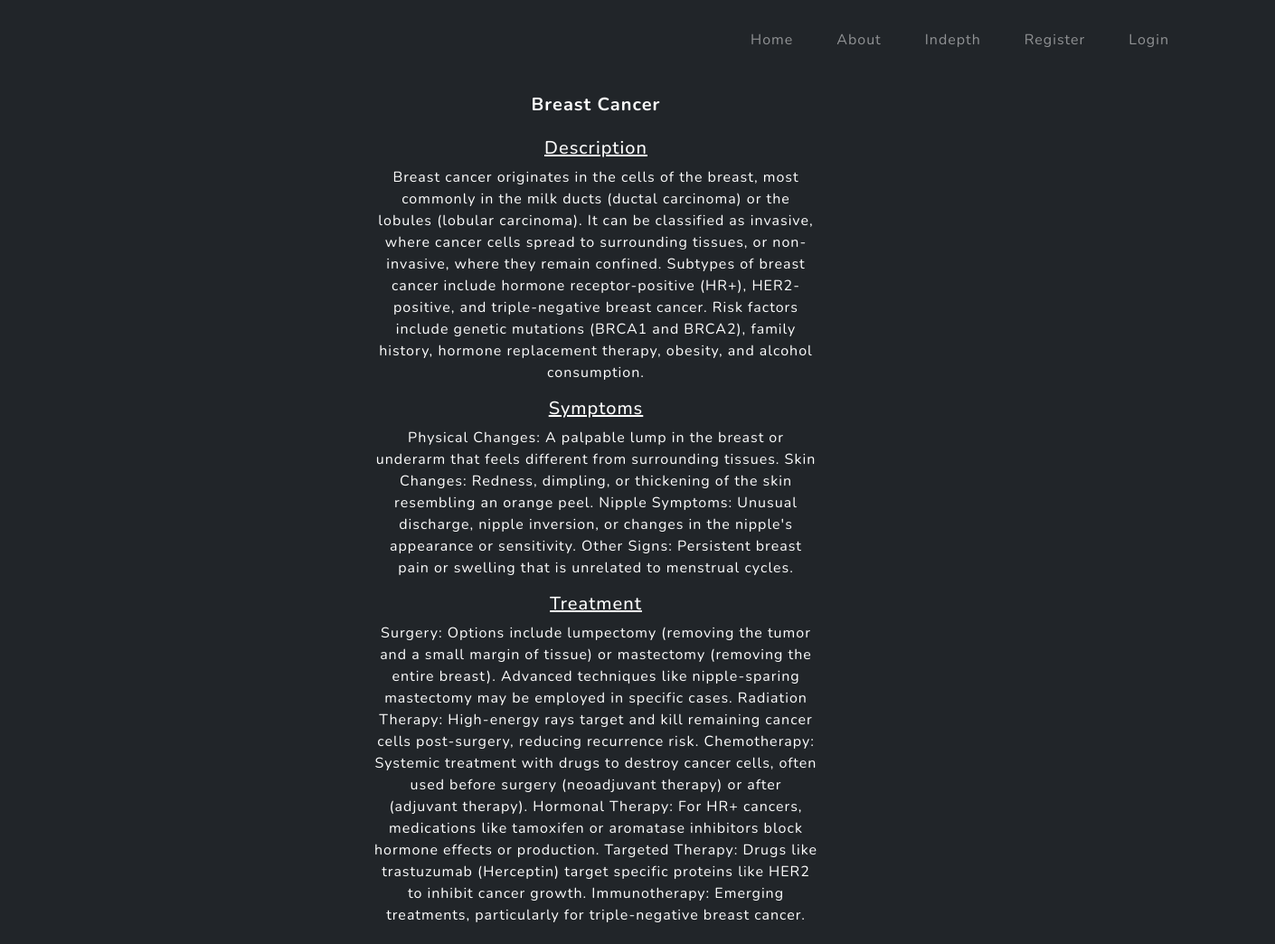
The app's page /cancer/1 (upper part), older data.
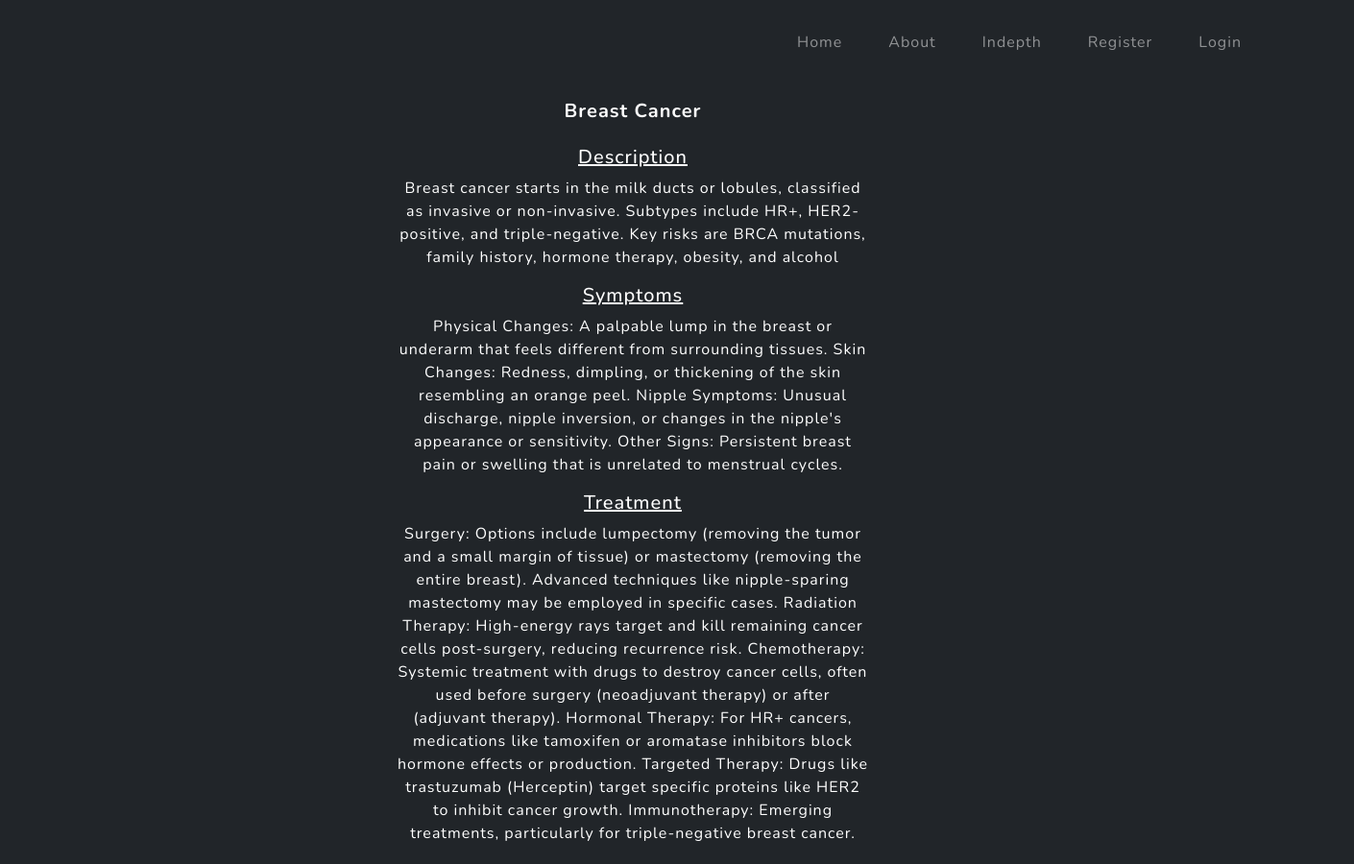
The same page, newer data.
### Neoplasm/models.py (models this page shows, shortened)
class Cancer(models.Model):
    type_of_cancer = models.CharField(max_length=35)
    description = models.CharField(max_length=3000)
    symptoms = models.CharField(max_length=5000)
    treatment = models.CharField(max_length=5000)

### Neoplasm/views.py (the view)
# urls.py: path('cancer/<int:pk>', views.disease, name='disease'),
def disease(request,pk):
    cancer= Cancer.objects.get(id=pk)
    return render(request,'disease.html',{'cancer':cancer})

### Neoplasm/templates/disease.html (shortened to what this page needs)
{% extends 'base.html' %}
{% load static %}
{% block content%}
<div class=" container_disease bg-dark" >
<br/>
<div class="mx-auto p-2 text-white" style="width: 1000px;">
    <div class="row g-0">
        <div class="col-md-6">
        <div class="card-body">
            <center id="disease">
                <br/><br/><br/>
            <h5 class="card-title"><b>{{ cancer.type_of_cancer}}</b></h5>
            <br/>
            <h5> <u>Description</u></h5>
            <p class="card-text">{{ cancer.description}}</p>
            <h5> <u>Symptoms</u></h5>
            <p class="card-text">{{cancer.symptoms}}</p>
            <h5> <u>Treatment</u></h5>
            <p class="card-text">{{cancer.treatment}}</p>
            <br/>
            </center>
        </div>
        </div>
    </div>
    </div>
</div>
{% endblock %}

Row changes from the older to the newer data that the page shows:
changed Cancer "Breast Cancer": description "Breast cancer originates in the cells of the breast, most commonly in the milk ducts (ductal carcinoma) or the lobules (lobular carcinoma). It can be classified as invasive, where cancer cells spread to surrounding tissues, or non-invasive, where they remain confined. Subtypes of breast cancer include hormone receptor-positive (HR+), HER2-positive, and triple-negative breast cancer. Risk factors include genetic mutations (BRCA1 and BRCA2), family history, hormone replacement therapy, obesity, and alcohol consumption." → "Breast cancer starts in the milk ducts or lobules, classified as invasive or non-invasive. Subtypes include HR+, HER2-positive, and triple-negative. Key risks are BRCA mutations, family history, hormone therapy, obesity, and alcohol"
